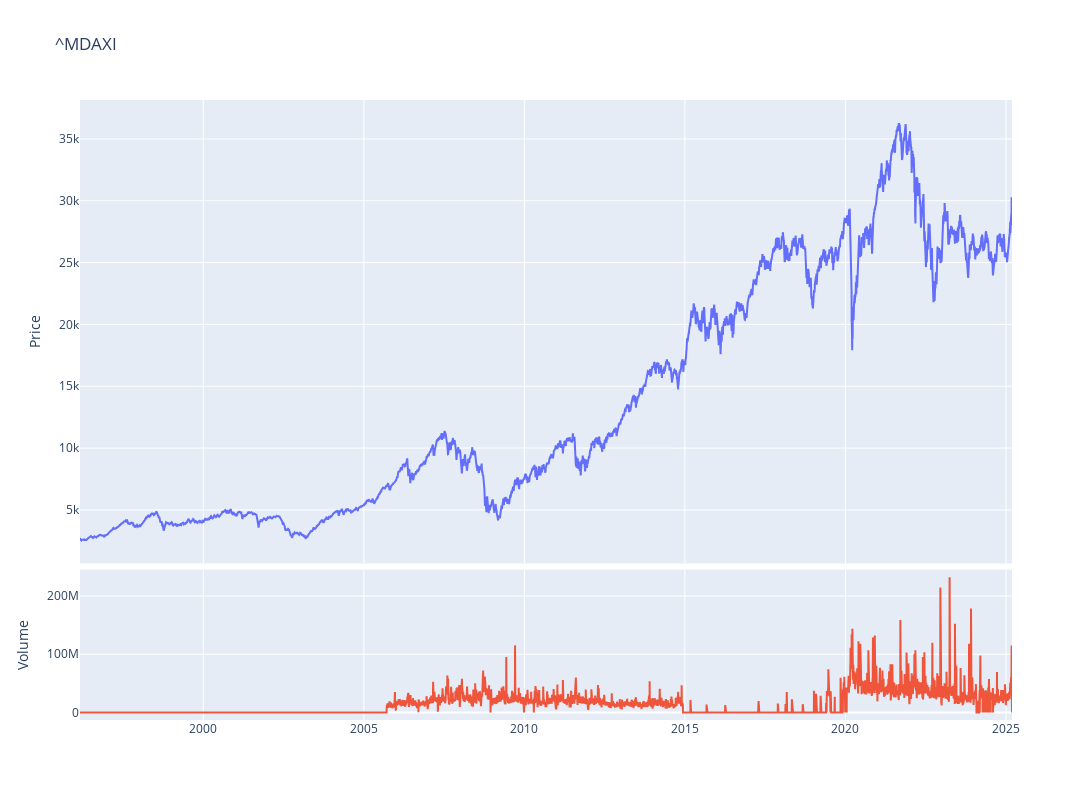

This figure's notebook cell:
### Code cell
fig = make_subplots(rows=4, cols=1,shared_xaxes=True,vertical_spacing=0.01,specs=[[{'rowspan':3,'colspan':1}],[None],[None],[{'rowspan':1,'colspan':1}]])

# Graph (1,1)
fig.add_trace(go.Scatter(x=stock_ticker.index,y=stock_ticker['Adj Close'],mode="lines",name=f"{ticker}"),row=1, col=1)
# Update xaxis properties
fig.update_yaxes(title_text="Price", row=1, col=1)

# Graph (4,1)
fig.add_trace(go.Scatter(x=stock_ticker.index,y=stock_ticker['Volume'],mode="lines",name='Volume'),row=4, col=1)
fig.update_yaxes(title_text="Volume", row=4, col=1)

fig.update_layout(height=800, width=1300,showlegend=False,title=f"{ticker}")

fig.show()

### Figure 1 — Plotly figure (JSON) as saved in the notebook; plotly's stock layout.template omitted (floating-point values rounded to 4 significant figures; data arrays with more than 128 entries replaced by an {"elided": "..."} marker saying what was removed)
{"data": [{"mode": "lines", "name": "^MDAXI", "type": "scatter", "x": {"elided": "7354 str values"}, "xaxis": "x", "y": {"elided": "7354 float values"}, "yaxis": "y"}, {"mode": "lines", "name": "Volume", "type": "scatter", "x": {"elided": "7354 str values"}, "xaxis": "x2", "y": {"elided": "7354 int values"}, "yaxis": "y2"}], "layout": {"height": 800, "showlegend": false, "title": {"text": "^MDAXI"}, "width": 1300, "xaxis": {"anchor": "y", "domain": [0, 1], "matches": "x2", "showticklabels": false}, "xaxis2": {"anchor": "y2", "domain": [0, 1]}, "yaxis": {"anchor": "x", "domain": [0.2525, 1], "title": {"text": "Price"}}, "yaxis2": {"anchor": "x2", "domain": [0, 0.2425], "title": {"text": "Volume"}}}}
